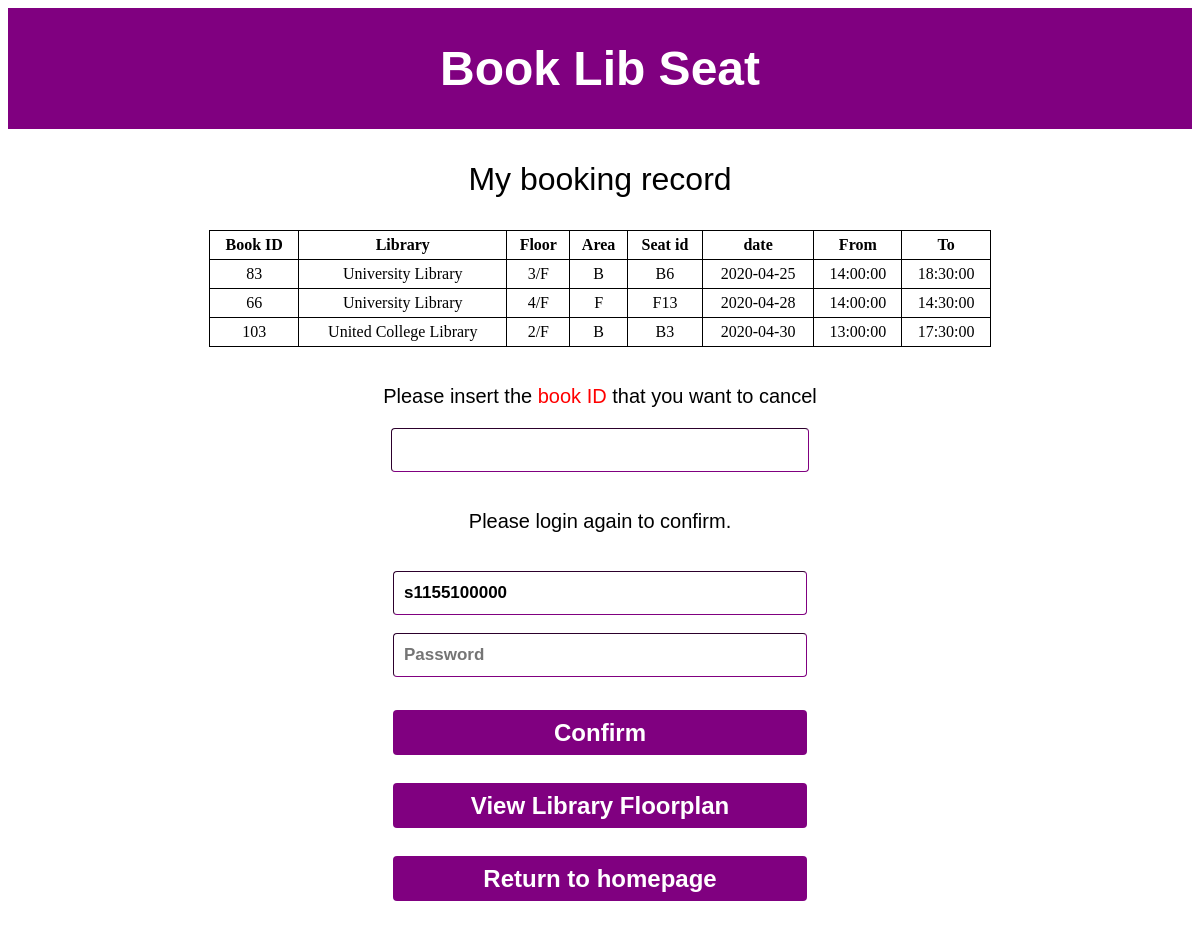
The page /delbook.php (signed in) on the database its author committed.
### tables this page shows
CREATE TABLE `bookrecord` (
  `bookid` int(11) NOT NULL,
  `sid` varchar(11) NOT NULL,
  `bookdate` date NOT NULL,
  `starttime` time NOT NULL,
  `endtime` time NOT NULL,
  `seatid` varchar(11) NOT NULL,
  `area` char(2) NOT NULL,
  `lib` varchar(11) NOT NULL
);

CREATE TABLE `areainfo` (
  `area` char(2) NOT NULL,
  `lib` char(50) NOT NULL,
  `seatnum` int(6) NOT NULL,
  `floor` varchar(6) NOT NULL
);

### delbook.php (the view, shortened to what this page needs)
<?php
    require 'includes/bls.dbh.php';
?>
<!DOCTYPE html>
<html>
<head>
    <link rel="stylesheet" href="stylesheets/home.style.css">
</head>
<body>
    <header><h1 class="title">Book Lib Seat</h1></header>
    <?php
        echo '<p class="chooselib">
            My booking record
            </p>';
         $gsid = $_SESSION['sid'];
         $selsql = "SELECT bookid, bookdate, starttime, endtime, lib, area, seatid FROM bookrecord WHERE sid=? AND bookdate>=CURRENT_DATE() ORDER BY bookdate ASC";
         $stmt = mysqli_stmt_init($conn);
         if(mysqli_stmt_prepare($stmt, $selsql)){
            mysqli_stmt_bind_param($stmt, "s", $gsid);
            mysqli_stmt_execute($stmt);
            $result = mysqli_stmt_get_result($stmt);
        }
         if(!mysqli_num_rows($result)) {
             echo "<p align='center' style='color:red;font-size:22px;font-family:arial;font-weight:bold;'>
             You haven't booked any seat<br>";
         }
         else {
             echo '<table style="width:66%">
             <tr>
                 <th>Book ID</th>
                 <th>Library</th>
                 <th>Floor</th>
                 <th>Area</th>
                 <th>Seat id</th>
                 <th>date</th>
                 <th>From</th>
                 <th>To</th>
             </tr>';
             while($row = mysqli_fetch_assoc($result)) {
                $getfloorsql = "SELECT `floor` FROM `areainfo` WHERE `area`='".$row['area']."' AND `lib`='".$row['lib']."'";
                $getfloorresult = mysqli_query($conn, $getfloorsql);
                $getfloorrow = mysqli_fetch_array($getfloorresult);
                 echo "<tr>";
                 $library=$row['lib'];
                 echo "<td>".$row['bookid']."</td>";
                 if($library=="ulib"){
                     echo "<td>University Library</td>";
                 }
                 else if($library=="uclib"){
                    echo "<td>United College Library</td>";
                }
                 echo "<td>".$getfloorrow['floor']."/F</td>
                 <td>".$row['area']."</td>
                 <td>".$row['seatid']."</td>
                 <td>".$row['bookdate']."</td>
                 <td>".$row['starttime']."</td>
                 <td>".$row['endtime']."</td>
             </tr>";
             }
             echo "</table><br>";
            echo '<form action="" method="POST">';
            echo '<p align="center" class="ques">Please insert the <font color="red">book ID</font> that you want to cancel</p>
            <input type="text" id="delbook" name="delbook" style="width:404px;"><br>';
            echo '<p align="center" style="font-size:20px;" class="ques">Please login again to confirm.</p><br>';
                    if(isset($_SESSION['sid'])){
                        $psid = $_SESSION['sid'];
                        echo '<input type="text" name="sid" placeholder="Student/Staff ID" value="'.$psid.'"><br>';
                    }
                    else{
                        echo '<input type="text" name="sid" placeholder="Student/Staff ID"><br>';
                    }
            echo '<input type="password" name="pwd" placeholder="Password">
                <br>
                <button type="submit" name="login-submit">Confirm</button>
            </form>';
        }
        echo '<form method="post">
                <button name="floorplan">View Library Floorplan</button>
                <button name="home">Return to homepage</button>
            </form>';
    ?>
</body>
</html>

### stylesheets/home.style.css (style rules this page uses)
.title { color: white; font-family: arial; text-align: center; }
header { background-color: purple; padding: 1px; font-size: 24px; }
.chooselib { text-align: center; align-items: center; font-size: 32px; font-family: arial; }
button { display: block; width: 414px; margin: auto; background-color: purple; color: #FFF; font-family: arial; height: 45px; border: none; border-radius: 4px; font-size: 24px; font-weight: bold; margin-top: 15px; margin-bottom: 28px; }
form input { display: block; width: 400px; height: 40px; margin: auto; border-color: purple; border-width: 1px; border-radius: 4px; font-family: Arial; color: black; font-weight: bold; font-size: 17px; text-align: left; padding-left: 10px; }

### delbook.php (style rules this page uses)
table, th, td { border: 1px solid black; border-collapse: collapse; margin-left:auto; margin-right:auto; }
th, td { padding: 5px; text-align: center; }
.ques { text-align: center; align-items: center; font-size: 20px; font-family: arial; }

### rows shown on the page
bookrecord: bookid "83", lib "University Library", areainfo.floor "3", area "B", seatid "B6", bookdate "2020-04-25", starttime "14:00:00", endtime "18:30:00"
bookrecord: bookid "66", lib "University Library", areainfo.floor "4", area "F", seatid "F13", bookdate "2020-04-28", starttime "14:00:00", endtime "14:30:00"
bookrecord: bookid "103", lib "United College Library", areainfo.floor "2", area "B", seatid "B3", bookdate "2020-04-30", starttime "13:00:00", endtime "17:30:00"
